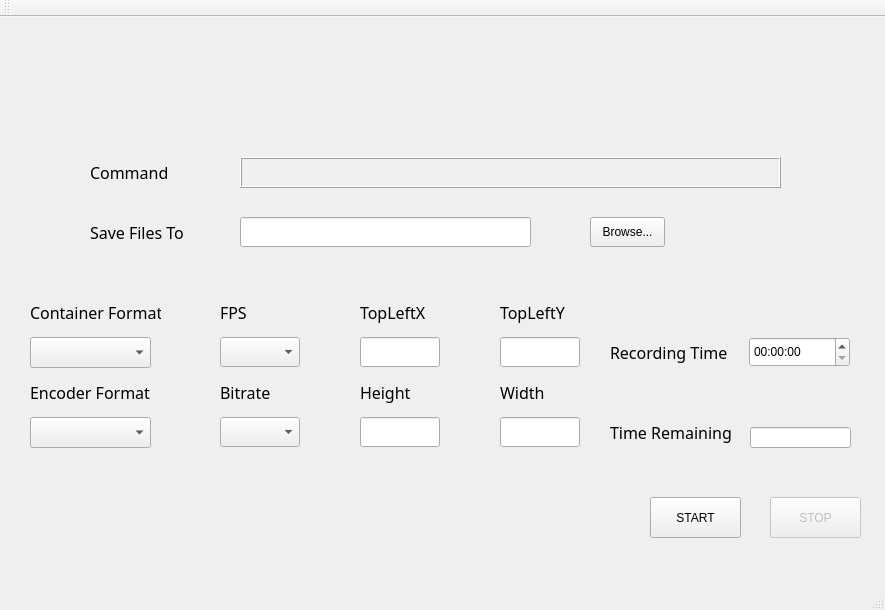
<?xml version="1.0" encoding="UTF-8"?>
<ui version="4.0">
 <class>MainWindow</class>
 <widget class="QMainWindow" name="MainWindow">
  <property name="geometry">
   <rect>
    <x>0</x>
    <y>0</y>
    <width>885</width>
    <height>610</height>
   </rect>
  </property>
  <property name="baseSize">
   <size>
    <width>500</width>
    <height>500</height>
   </size>
  </property>
  <property name="windowTitle">
   <string>Screen Capture</string>
  </property>
  <property name="windowOpacity">
   <double>1.000000000000000</double>
  </property>
  <property name="tabShape">
   <enum>QTabWidget::Rounded</enum>
  </property>
  <widget class="QWidget" name="centralWidget">
   <widget class="QPushButton" name="ButtonStart">
    <property name="enabled">
     <bool>true</bool>
    </property>
    <property name="geometry">
     <rect>
      <x>650</x>
      <y>480</y>
      <width>91</width>
      <height>41</height>
     </rect>
    </property>
    <property name="text">
     <string>START</string>
    </property>
   </widget>
   <widget class="QPushButton" name="ButtonStop">
    <property name="enabled">
     <bool>false</bool>
    </property>
    <property name="geometry">
     <rect>
      <x>770</x>
      <y>480</y>
      <width>91</width>
      <height>41</height>
     </rect>
    </property>
    <property name="text">
     <string>STOP</string>
    </property>
   </widget>
   <widget class="QComboBox" name="ComboBoxContainerFormat">
    <property name="geometry">
     <rect>
      <x>30</x>
      <y>320</y>
      <width>121</width>
      <height>31</height>
     </rect>
    </property>
    <property name="layoutDirection">
     <enum>Qt::LeftToRight</enum>
    </property>
   </widget>
   <widget class="QComboBox" name="ComboBoxFPS">
    <property name="enabled">
     <bool>true</bool>
    </property>
    <property name="geometry">
     <rect>
      <x>220</x>
      <y>320</y>
      <width>80</width>
      <height>30</height>
     </rect>
    </property>
   </widget>
   <widget class="QComboBox" name="ComboBoxEncoderFormat">
    <property name="geometry">
     <rect>
      <x>30</x>
      <y>400</y>
      <width>121</width>
      <height>31</height>
     </rect>
    </property>
   </widget>
   <widget class="QComboBox" name="ComboBoxBitrate">
    <property name="geometry">
     <rect>
      <x>220</x>
      <y>400</y>
      <width>80</width>
      <height>30</height>
     </rect>
    </property>
   </widget>
   <widget class="QLabel" name="LabelContainerFormat">
    <property name="geometry">
     <rect>
      <x>30</x>
      <y>280</y>
      <width>131</width>
      <height>31</height>
     </rect>
    </property>
    <property name="font">
     <font>
      <family>Arial Unicode MS</family>
      <pointsize>12</pointsize>
     </font>
    </property>
    <property name="text">
     <string>Container Format</string>
    </property>
   </widget>
   <widget class="QLabel" name="LabelEncoderFormat">
    <property name="geometry">
     <rect>
      <x>30</x>
      <y>360</y>
      <width>131</width>
      <height>31</height>
     </rect>
    </property>
    <property name="font">
     <font>
      <family>Arial Unicode MS</family>
      <pointsize>12</pointsize>
     </font>
    </property>
    <property name="text">
     <string>Encoder Format</string>
    </property>
   </widget>
   <widget class="QLabel" name="LbelFPS">
    <property name="geometry">
     <rect>
      <x>220</x>
      <y>280</y>
      <width>131</width>
      <height>31</height>
     </rect>
    </property>
    <property name="font">
     <font>
      <family>Arial Unicode MS</family>
      <pointsize>12</pointsize>
     </font>
    </property>
    <property name="text">
     <string>FPS</string>
    </property>
   </widget>
   <widget class="QLabel" name="LabelBitRate">
    <property name="geometry">
     <rect>
      <x>220</x>
      <y>360</y>
      <width>131</width>
      <height>31</height>
     </rect>
    </property>
    <property name="font">
     <font>
      <family>Arial Unicode MS</family>
      <pointsize>12</pointsize>
     </font>
    </property>
    <property name="text">
     <string>Bitrate</string>
    </property>
   </widget>
   <widget class="QLabel" name="label">
    <property name="geometry">
     <rect>
      <x>290</x>
      <y>30</y>
      <width>321</width>
      <height>81</height>
     </rect>
    </property>
    <property name="text">
     <string/>
    </property>
    <property name="pixmap">
     <pixmap resource="logo.qrc">:/logo/Logo_Image.png</pixmap>
    </property>
   </widget>
   <widget class="QLineEdit" name="LineEditTopX">
    <property name="geometry">
     <rect>
      <x>360</x>
      <y>320</y>
      <width>80</width>
      <height>30</height>
     </rect>
    </property>
    <property name="maxLength">
     <number>4</number>
    </property>
    <property name="cursorPosition">
     <number>0</number>
    </property>
   </widget>
   <widget class="QDateTimeEdit" name="dateTimeEdit">
    <property name="geometry">
     <rect>
      <x>749</x>
      <y>320</y>
      <width>101</width>
      <height>30</height>
     </rect>
    </property>
    <property name="displayFormat">
     <string>HH:mm:ss</string>
    </property>
   </widget>
   <widget class="QLineEdit" name="lineEdit_2">
    <property name="geometry">
     <rect>
      <x>360</x>
      <y>400</y>
      <width>80</width>
      <height>30</height>
     </rect>
    </property>
   </widget>
   <widget class="QLineEdit" name="lineEdit_3">
    <property name="geometry">
     <rect>
      <x>500</x>
      <y>320</y>
      <width>80</width>
      <height>30</height>
     </rect>
    </property>
   </widget>
   <widget class="QLineEdit" name="lineEdit_4">
    <property name="geometry">
     <rect>
      <x>500</x>
      <y>400</y>
      <width>80</width>
      <height>30</height>
     </rect>
    </property>
   </widget>
   <widget class="QLabel" name="LabelTopLeftX">
    <property name="geometry">
     <rect>
      <x>360</x>
      <y>280</y>
      <width>131</width>
      <height>31</height>
     </rect>
    </property>
    <property name="font">
     <font>
      <family>Arial Unicode MS</family>
      <pointsize>12</pointsize>
     </font>
    </property>
    <property name="text">
     <string>TopLeftX</string>
    </property>
   </widget>
   <widget class="QLabel" name="LabelHeight">
    <property name="geometry">
     <rect>
      <x>360</x>
      <y>360</y>
      <width>131</width>
      <height>31</height>
     </rect>
    </property>
    <property name="font">
     <font>
      <family>Arial Unicode MS</family>
      <pointsize>12</pointsize>
     </font>
    </property>
    <property name="text">
     <string>Height</string>
    </property>
   </widget>
   <widget class="QLabel" name="LabelTopLeftY">
    <property name="geometry">
     <rect>
      <x>500</x>
      <y>280</y>
      <width>131</width>
      <height>31</height>
     </rect>
    </property>
    <property name="font">
     <font>
      <family>Arial Unicode MS</family>
      <pointsize>12</pointsize>
     </font>
    </property>
    <property name="text">
     <string>TopLeftY</string>
    </property>
   </widget>
   <widget class="QLabel" name="LabelWidth">
    <property name="geometry">
     <rect>
      <x>500</x>
      <y>360</y>
      <width>131</width>
      <height>31</height>
     </rect>
    </property>
    <property name="font">
     <font>
      <family>Arial Unicode MS</family>
      <pointsize>12</pointsize>
     </font>
    </property>
    <property name="text">
     <string>Width</string>
    </property>
   </widget>
   <widget class="QLabel" name="LabelEnterTime">
    <property name="geometry">
     <rect>
      <x>610</x>
      <y>320</y>
      <width>121</width>
      <height>31</height>
     </rect>
    </property>
    <property name="font">
     <font>
      <family>Arial Unicode MS</family>
      <pointsize>12</pointsize>
     </font>
    </property>
    <property name="text">
     <string>Recording Time</string>
    </property>
   </widget>
   <widget class="QLabel" name="LabelContainerFormat_2">
    <property name="geometry">
     <rect>
      <x>90</x>
      <y>200</y>
      <width>131</width>
      <height>31</height>
     </rect>
    </property>
    <property name="font">
     <font>
      <family>Arial Unicode MS</family>
      <pointsize>12</pointsize>
     </font>
    </property>
    <property name="text">
     <string>Save Files To</string>
    </property>
   </widget>
   <widget class="QLineEdit" name="lineEdit_5">
    <property name="geometry">
     <rect>
      <x>240</x>
      <y>200</y>
      <width>291</width>
      <height>30</height>
     </rect>
    </property>
    <property name="maxLength">
     <number>4</number>
    </property>
    <property name="cursorPosition">
     <number>0</number>
    </property>
   </widget>
   <widget class="QPushButton" name="ButtonFileSelect">
    <property name="geometry">
     <rect>
      <x>590</x>
      <y>200</y>
      <width>75</width>
      <height>30</height>
     </rect>
    </property>
    <property name="text">
     <string>Browse...</string>
    </property>
   </widget>
   <widget class="QLabel" name="LabelTimeRemaining">
    <property name="geometry">
     <rect>
      <x>610</x>
      <y>400</y>
      <width>121</width>
      <height>31</height>
     </rect>
    </property>
    <property name="font">
     <font>
      <family>Arial Unicode MS</family>
      <pointsize>12</pointsize>
     </font>
    </property>
    <property name="text">
     <string>Time Remaining</string>
    </property>
   </widget>
   <widget class="QLabel" name="LabelContainerFormat_3">
    <property name="geometry">
     <rect>
      <x>90</x>
      <y>140</y>
      <width>131</width>
      <height>31</height>
     </rect>
    </property>
    <property name="font">
     <font>
      <family>Arial Unicode MS</family>
      <pointsize>12</pointsize>
     </font>
    </property>
    <property name="text">
     <string>Command</string>
    </property>
   </widget>
   <widget class="QLabel" name="LabelContainerFormat_4">
    <property name="geometry">
     <rect>
      <x>240</x>
      <y>140</y>
      <width>541</width>
      <height>31</height>
     </rect>
    </property>
    <property name="font">
     <font>
      <family>Arial Unicode MS</family>
      <pointsize>12</pointsize>
     </font>
    </property>
    <property name="frameShape">
     <enum>QFrame::Box</enum>
    </property>
    <property name="frameShadow">
     <enum>QFrame::Raised</enum>
    </property>
    <property name="text">
     <string/>
    </property>
   </widget>
   <widget class="QLineEdit" name="lineEdit_time">
    <property name="geometry">
     <rect>
      <x>750</x>
      <y>410</y>
      <width>101</width>
      <height>21</height>
     </rect>
    </property>
   </widget>
  </widget>
  <widget class="QMenuBar" name="menuBar">
   <property name="geometry">
    <rect>
     <x>0</x>
     <y>0</y>
     <width>885</width>
     <height>21</height>
    </rect>
   </property>
  </widget>
  <widget class="QToolBar" name="mainToolBar">
   <attribute name="toolBarArea">
    <enum>TopToolBarArea</enum>
   </attribute>
   <attribute name="toolBarBreak">
    <bool>false</bool>
   </attribute>
  </widget>
  <widget class="QStatusBar" name="statusBar"/>
 </widget>
 <layoutdefault spacing="6" margin="11"/>
 <resources>
  <include location="logo.qrc"/>
 </resources>
 <connections/>
</ui>
